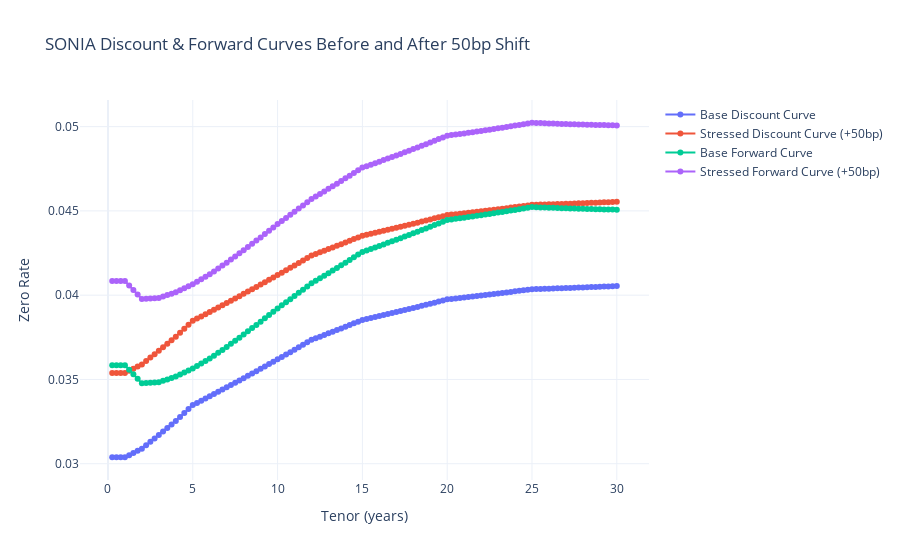

This figure's notebook cell:
### Markdown cell above
### 50bp Parallel SONIA Curve Stress
Apply a +50 basis-point parallel shift to both the SONIA discount and forward curves and compare against the base curves.

### Code cell
shift_bp = 50.0
shift = shift_bp / 10_000.0

stress_tenors = discount_curve.tenors
base_zero_rates = discount_curve.zero_rates
stressed_zero_rates = base_zero_rates + shift
stressed_discount_factors = np.exp(-stressed_zero_rates * stress_tenors)

stressed_discount_curve = ZeroCurve(
    [CurvePoint(t, r) for t, r in zip(stress_tenors, stressed_zero_rates)],
    name=f"{discount_curve.name} +{shift_bp:.0f}bp",
    discount_factors=stressed_discount_factors,
)

forward_stress_tenors = forward_curve.tenors
forward_base_rates = forward_curve.zero_rates
forward_stressed_rates = forward_base_rates + shift
forward_stressed_dfs = np.exp(-forward_stressed_rates * forward_stress_tenors)

stressed_forward_curve = ZeroCurve(
    [CurvePoint(t, r) for t, r in zip(forward_stress_tenors, forward_stressed_rates)],
    name=f"{forward_curve.name} +{shift_bp:.0f}bp",
    discount_factors=forward_stressed_dfs,
)

stress_curve_df = pd.DataFrame(
    {
        "tenor_years": stress_tenors,
        "base_zero_rate": base_zero_rates,
        "stressed_zero_rate": stressed_zero_rates,
        "forward_base_zero_rate": forward_curve.zero_rates,
        "forward_stressed_zero_rate": forward_stressed_rates,
    }
)

stress_fig = go.Figure()
stress_fig.add_trace(
    go.Scatter(
        x=stress_curve_df["tenor_years"],
        y=stress_curve_df["base_zero_rate"],
        mode="lines+markers",
        name="Base Discount Curve",
    )
)
stress_fig.add_trace(
    go.Scatter(
        x=stress_curve_df["tenor_years"],
        y=stress_curve_df["stressed_zero_rate"],
        mode="lines+markers",
        name="Stressed Discount Curve (+50bp)",
    )
)
stress_fig.add_trace(
    go.Scatter(
        x=forward_stress_tenors,
        y=forward_base_rates,
        mode="lines+markers",
        name="Base Forward Curve",
    )
)
stress_fig.add_trace(
    go.Scatter(
        x=forward_stress_tenors,
        y=forward_stressed_rates,
        mode="lines+markers",
        name="Stressed Forward Curve (+50bp)",
    )
)
stress_fig.update_layout(
    title="SONIA Discount & Forward Curves Before and After 50bp Shift",
    xaxis_title="Tenor (years)",
    yaxis_title="Zero Rate",
    template="plotly_white",
)
stress_fig
